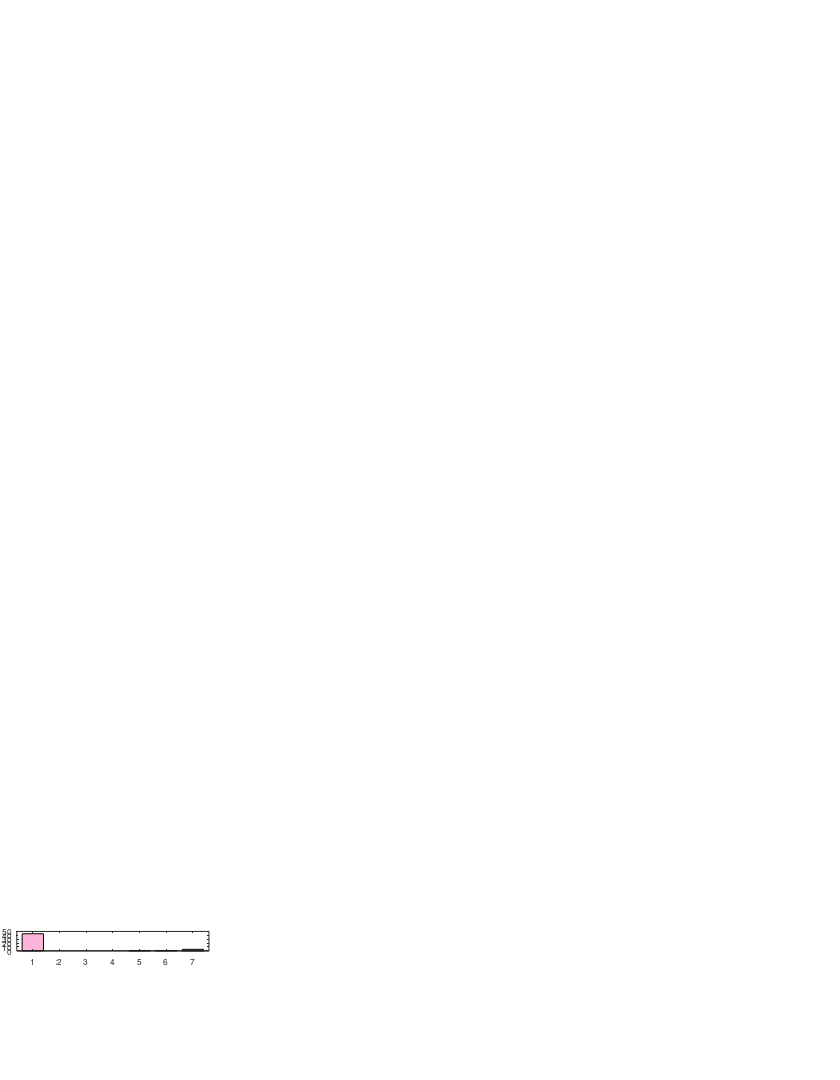

Write MATLAB code to recreate this figure. (Note: this script raises an error after producing the figure.)
% Making histogram figure showing the number of the top 50 models, with the best combined
% statistics of bias, RMSE and R2, diveded in order number of the tested
% parameters. Presented in the Supplement.

clear
close all hidden


%The number of the top 50 models, with the best combined statistics of bias, RMSE and R2, diveded in order number (row) of the tested parameters
%Data from step3 exported from Excel

%With Salvage and Sanetary Cutting
parcountW = [
%   All four, cal. data -2010   S Swe, cal. data -2010      Switz, cal. data -2010      Austria, cal. data -2010    NE France, cal. data -2010  All four, cal. data -2019   S Swe, cal. data -2019      Switz, cal. data -2019      Austria, cal. data -2019    NE France, cal. data -2019   
%   k1  k2  kgc pyw k3  k4  k5  k1  k2  kgc pyw k3  k4  k5  k1  k2  kgc pyw k3  k4  k5  k1  k2  kgc pyw k3  k4  k5  k1  k2  kgc pyw k3  k4  k5  k1  k2  kgc pyw k3  k4  k5  k1  k2  kgc pyw k3  k4  k5  k1  k2  kgc pyw k3  k4  k5  k1  k2  kgc pyw k3  k4  k5  k1  k2  kgc pyw k3  k4  k5
    44	6	0	11	2	0	28	7	50	0	13	5	0	0	5	47	3	1	8	1	3	9	45	35	0	0	0	4	35	0	44	0	0	0	0	3	50	0	47	6	0	0	7	50	0	2	10	0	0	7	50	0	0	6	0	0	23	0	40	0	0	0	0	39	0	47	0	0	1	0
    0	0	0	12	1	0	15	3	0	0	13	7	0	0	5	0	1	2	6	0	1	23	0	13	0	0	3	1	12	0	6	0	0	3	0	6	0	0	3	6	0	0	6	0	0	11	12	0	0	6	0	0	0	8	0	0	16	50	10	0	3	0	0	8	0	3	0	0	5	0
    0	0	0	12	1	0	1	8	0	10	13	7	0	0	7	0	2	0	8	0	0	3	0	2	0	0	3	0	3	0	0	0	0	4	0	7	0	0	0	8	0	0	8	0	8	16	5	0	0	10	0	0	6	6	0	0	7	0	0	0	3	1	0	3	0	0	0	0	9	0
    0	4	15	12	0	0	0	5	0	18	11	13	0	0	12	0	17	19	7	0	0	7	0	0	45	8	3	0	0	39	0	0	2	10	0	10	0	0	0	8	22	0	9	0	17	19	11	0	0	7	0	4	40	9	0	0	2	0	0	50	5	3	0	0	7	0	0	2	11	0
    1	6	13	1	1	2	0	4	0	12	0	13	0	0	7	3	19	26	6	22	46	5	0	0	0	10	8	0	0	11	0	0	6	12	0	11	0	0	0	7	28	22	5	0	16	2	4	0	0	8	0	18	4	9	0	50	2	0	0	0	9	7	0	0	43	0	3	5	13	0
    1	13	5	1	7	18	6	12	0	10	0	4	3	0	7	0	8	1	7	13	0	3	0	0	2	13	16	0	0	0	0	3	14	11	50	7	0	17	0	8	0	28	7	0	9	0	5	0	0	7	0	23	0	7	17	0	0	0	0	0	10	16	0	0	0	0	26	10	8	50
    4	21	17	1	38	30	0	11	0	0	0	1	47	50	7	0	0	1	8	14	0	0	5	0	3	19	17	45	0	0	0	47	28	10	0	6	0	33	0	7	0	0	8	0	0	0	3	50	50	5	0	5	0	5	33	0	0	0	0	0	20	23	50	0	0	0	21	33	3	0
    ];

%Without Salvage and Sanetary Cutting
parcountWO = [
%   All four, cal. data -2010   S Swe, cal. data -2010      Switz, cal. data -2010      Austria, cal. data -2010    NE France, cal. data -2010  All four, cal. data -2019   S Swe, cal. data -2019      Switz, cal. data -2019      Austria, cal. data -2019    NE France, cal. data -2019   
%   k1  k2  kgc pyw k3  k4  k5  k1  k2  kgc pyw k3  k4  k5  k1  k2  kgc pyw k3  k4  k5  k1  k2  kgc pyw k3  k4  k5  k1  k2  kgc pyw k3  k4  k5  k1  k2  kgc pyw k3  k4  k5  k1  k2  kgc pyw k3  k4  k5  k1  k2  kgc pyw k3  k4  k5  k1  k2  kgc pyw k3  k4  k5  k1  k2  kgc pyw k3  k4  k5
    8	35	0	0	3	0	0	20	50	1	1	7	0	1	15	37	0	17	1	0	0	0	0	0	0	11	0	0	13	0	0	0	5	0	0	16	50	0	0	13	0	0	20	50	6	3	6	0	6	12	42	0	38	4	11	0	6	0	28	2	0	0	0	13	0	0	0	2	0	0
    10	15	0	0	5	0	0	16	0	0	0	10	0	0	13	4	0	7	2	6	0	0	0	0	0	16	0	0	7	0	0	0	7	0	0	17	0	0	0	8	0	0	14	0	0	3	9	0	0	10	5	0	12	5	14	0	6	46	14	0	0	0	0	14	0	0	0	6	0	0
    8	0	0	0	8	0	0	6	0	0	6	6	0	0	11	4	0	1	3	6	0	0	8	0	0	13	0	0	17	0	0	0	9	0	0	6	0	1	0	5	0	0	7	0	0	2	7	0	0	9	3	0	0	4	14	0	12	4	8	0	1	5	0	15	0	0	0	8	0	0
    10	0	0	0	8	0	0	8	0	5	12	3	0	0	7	1	0	11	8	9	0	0	14	0	25	10	0	0	12	0	0	0	9	0	0	10	0	5	0	7	0	0	7	0	7	11	1	0	0	6	0	2	0	7	7	0	8	0	0	3	5	7	0	7	0	0	0	10	0	0
    8	0	0	1	10	31	29	0	0	30	16	6	0	0	3	0	9	5	7	20	0	14	14	0	21	0	50	0	1	1	3	6	11	21	0	0	0	25	6	7	0	0	0	0	27	19	8	0	0	5	0	13	0	9	4	0	8	0	0	1	10	10	0	1	0	22	4	11	50	0
    4	0	0	13	7	19	21	0	0	14	8	9	8	0	1	2	26	7	15	8	21	18	8	5	4	0	0	50	0	15	12	14	7	29	50	0	0	17	21	4	21	0	1	0	10	7	13	7	0	4	0	19	0	9	0	0	8	0	0	2	14	15	4	0	5	25	17	8	0	50
    2	0	50	36	9	0	0	0	0	0	7	9	42	49	0	2	15	2	14	1	29	18	6	45	0	0	0	0	0	34	35	30	2	0	0	1	0	2	23	6	29	50	1	0	0	5	6	43	44	4	0	16	0	12	0	50	2	0	0	42	20	13	46	0	45	3	29	5	0	0
    ];

parcount = NaN(7,7,5,4); % (parvalnr,parameter,region,cal_setting)
parcount(:,:,:,1:2) = reshape(parcountW,[7 7 5 2]);
parcount(:,:,:,3:4) = reshape(parcountWO,[7 7 5 2]);

rgbs = [
    1	1	1
    1	0.71	0.86
    0.43	0.71	1
    0.71	0.43	1
    0.57	0.29	0
    0	0.29	0.29
    0	0	0
    ];

xtotal = 0.96;
xgap = 0.015;
xwidth = (xtotal - xgap * 3) / 4;
ytotal = 0.985;
ystart = 0.025;
yheight = ytotal/7;
ygap = yheight/5 * 1/5;
ysubheight = (yheight - ygap * 9) / 5;


figure1 = figure('Color',[1 1 1],'PaperPosition',[0.6345 0.6345 14 18]);
subfig = 0;
for parameter = 1:7
    
    for region = 1:5
        ysubstart = ystart + (5 - region) * (ysubheight + ygap);
        xstart = 0.02;
        
        for cal_setting = 1:4
            subfig = subfig + 1;
            axel.subfig = axes('Position',[xstart ysubstart xwidth ysubheight],...
                'Box','on','XGrid','on','YGrid','on','FontSize',16,'Parent',figure1);
            bar(axel.subfig,parcount(:,parameter,region,cal_setting),'FaceColor',rgbs(region+1,:));
            xlim(axel.subfig,[0.4 7.6]);
            ylim(axel.subfig,[0 50]);
            hold(axel.subfig,'all');
            
            axel.subfig.YTickLabel = ' ';
            if region < 5
                axel.subfig.XTickLabel = ' ';
            end
            axel.subfig.FontSize = 20;
            hold(axel.subfig,'all');
            
            xstart = xstart + xwidth + xgap;
        end
        
    end
    ystart = ystart + yheight;
    
end
        
saveas(figure1,'C:\Users\Fredrik.Lagergren\Documents\BioticMod\manus\Testing\parcountfig.emf','emf');
